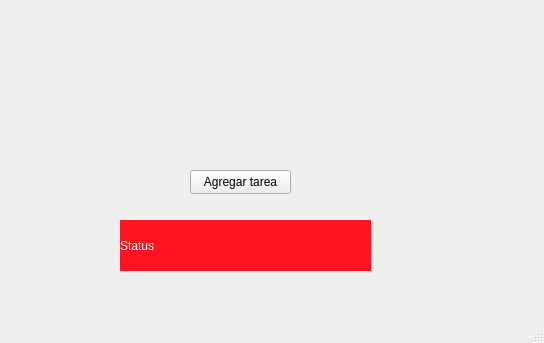
<?xml version="1.0" encoding="UTF-8"?>
<ui version="4.0">
 <class>MainWindow</class>
 <widget class="QMainWindow" name="MainWindow">
  <property name="geometry">
   <rect>
    <x>0</x>
    <y>0</y>
    <width>544</width>
    <height>343</height>
   </rect>
  </property>
  <property name="windowTitle">
   <string>MainWindow</string>
  </property>
  <widget class="QWidget" name="centralwidget">
   <widget class="QLabel" name="statusLabel">
    <property name="geometry">
     <rect>
      <x>120</x>
      <y>220</y>
      <width>251</width>
      <height>51</height>
     </rect>
    </property>
    <property name="styleSheet">
     <string notr="true">color: rgb(0, 0, 0);
color: rgb(0, 0, 0);
background-color: rgb(255, 20, 32);
color: rgb(0, 0, 0);
color: rgb(255, 255, 255);
font: 9pt &quot;Fixedsys&quot;;</string>
    </property>
    <property name="text">
     <string>Status</string>
    </property>
   </widget>
   <widget class="QPushButton" name="addTaskButton">
    <property name="geometry">
     <rect>
      <x>190</x>
      <y>170</y>
      <width>101</width>
      <height>24</height>
     </rect>
    </property>
    <property name="text">
     <string>Agregar tarea</string>
    </property>
   </widget>
  </widget>
  <widget class="QMenuBar" name="menubar">
   <property name="geometry">
    <rect>
     <x>0</x>
     <y>0</y>
     <width>544</width>
     <height>21</height>
    </rect>
   </property>
  </widget>
  <widget class="QStatusBar" name="statusbar"/>
 </widget>
 <resources/>
 <connections/>
</ui>
